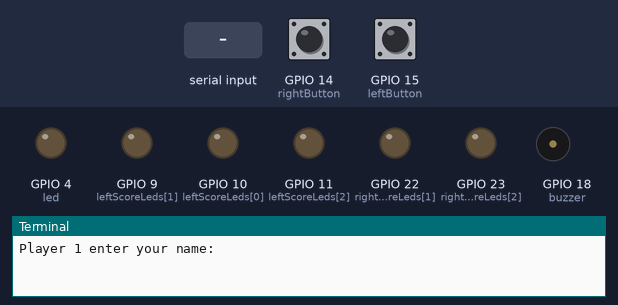
The program below on a simulated Raspberry Pi (BCM pin numbers). Parts: output pins drawn as LEDs (lit = HIGH), buzzer (waves = sounding, pin HIGH), the last lines printed to the terminal. Inputs (shaded band) come from the test bench; at power-on: GPIO 14 (rightButton) HIGH, GPIO 15 (leftButton) HIGH. Random numbers come from a fixed seed.

Above: at 1.2 s.
1.3 s: "1" typed at the terminal, then Enter
2.8 s: "0" typed at the terminal, then Enter
At 7.1 s:
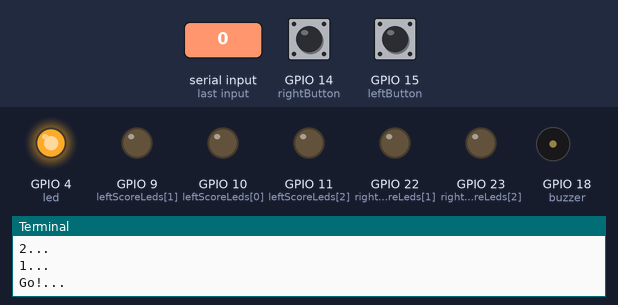
At 11.9 s:
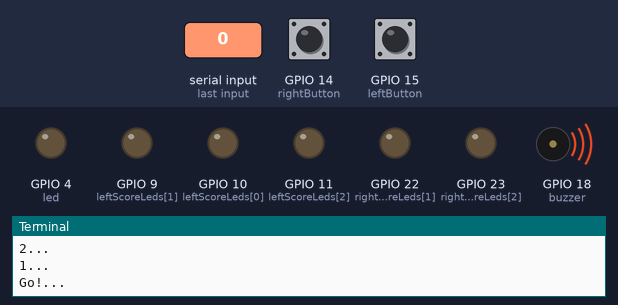
Timing chart, 0 to 13.3 s (numbered marks = the images above; inputs shaded):
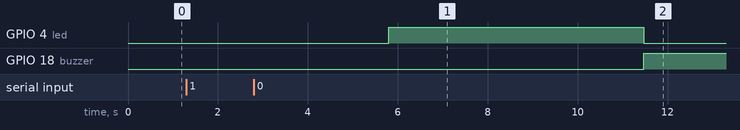

The program:

reaction-step7.py
```python
#!/usr/bin/python

import RPi.GPIO as GPIO
import time
import random

# Basic GPIO setup
GPIO.setmode(GPIO.BCM)
GPIO.setwarnings(False)

# Set pin assignments
led = 4
buzzer = 18
rightButton = 14
leftButton = 15
leftScoreLeds = [10,9,11]
rightScoreLeds = [18,22,23]

# Set up game variables
leftScore = 0
rightScore = 0
rounds = 0
maxRounds = 3

# Input player names
leftName = input("Player 1 enter your name: ")
rightName = input("Player 2 enter your name: ")
names = [leftName, rightName]

# Setup GPIO pins
GPIO.setup(led, GPIO.OUT)
GPIO.setup(buzzer, GPIO.OUT)
GPIO.setup(rightButton, GPIO.IN, GPIO.PUD_UP)
GPIO.setup(leftButton, GPIO.IN, GPIO.PUD_UP)

# Setup Score LEDs
for i in leftScoreLeds:
  GPIO.setup(i, GPIO.OUT)
  GPIO.output(i, 0)
for i in rightScoreLeds:
  GPIO.setup(i, GPIO.OUT)
  GPIO.output(i, 0)

while True:

  while rounds < maxRounds:
    rounds += 1
    print("Ready?...")
    print("Next round in")
    print("3...")
    time.sleep(1)
    print("2...")
    time.sleep(1)
    print("1...")
    time.sleep(1)
    print("Go!...")

    # Turn LED on then wait for a random time
    GPIO.output(led, 1)
    GPIO.output(buzzer, 0)

    # Generate a random time
    randTime = random.uniform(5,10)

    # Sleep for random amount of time
    time.sleep(randTime)

    # Turn off. First person to press wins!
    GPIO.output(led, 0)
    GPIO.output(buzzer,1)

    while True:
      # Loop waiting for first player to press
      if GPIO.input(leftButton) == False:
        print(names[0] + " won!")
        leftScore += 1
        GPIO.output(buzzer,0)
        GPIO.output(leftScoreLeds[leftScore-1], 1)
        break
      if GPIO.input(rightButton) == False:
        print(names[1] + " won!")
        rightScore += 1
        GPIO.output(buzzer,0)
        GPIO.output(rightScoreLeds[rightScore-1], 1)
        break

    # Ready for next game...?
    print("Score after " + str(rounds))
    print(names[0] + ": " + str(leftScore))
    print(names[1] + ": " + str(rightScore))

  break

if leftScore > rightScore:
  winner = names[0]
else:
  winner = names[1]

print("Winner:" + winner)

time.sleep(10)

GPIO.cleanup()
```

Measured:
- after the input at 2.8 s, GPIO 4 (led): LOW → HIGH after 3.0 s, → LOW 5.7 s later; GPIO 18 (buzzer): LOW → HIGH after 8.7 s
